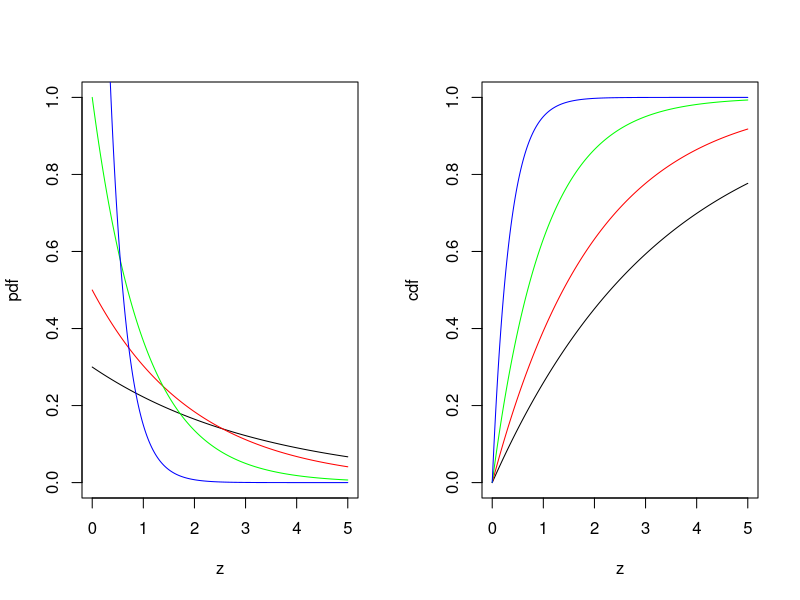

R code for this plot:
par(mfrow = c(1, 2))
z = seq(0, 5, length = 300)

# different parameter values
lambda = c(0.3, 0.5, 1, 3)                    

# exponential pdf for lambda = 0.3
plot(z, dexp(z, lambda[1]), type = 'l',
     xlab = "z", ylab = "pdf", ylim = c(0,1))  
# lambda = 0.5
lines(z, dexp(z, lambda[2]), col = "red")     
# lambda = 1
lines(z, dexp(z, lambda[3]), col = "green")   
# lambda = 3
lines(z, dexp(z, lambda[4]), col = "blue")    

# exponential cdf
# same order for lambdas as above
plot(z, pexp(z, lambda[1]), type = 'l',
     xlab = "z", ylab = "cdf", ylim = c(0,1)) 
lines(z, pexp(z, lambda[2]), col = "red")
lines(z, pexp(z, lambda[3]), col = "green")
lines(z, pexp(z, lambda[4]), col = "blue")
